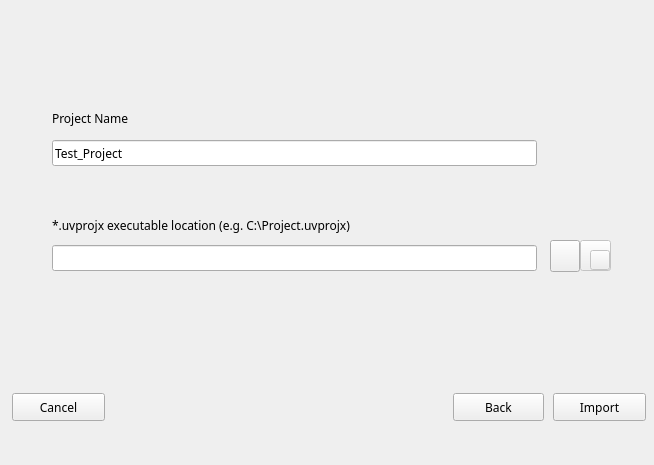
<?xml version="1.0" encoding="UTF-8"?>
<ui version="4.0">
 <class>add</class>
 <widget class="QWidget" name="add">
  <property name="windowModality">
   <enum>Qt::ApplicationModal</enum>
  </property>
  <property name="geometry">
   <rect>
    <x>0</x>
    <y>0</y>
    <width>654</width>
    <height>465</height>
   </rect>
  </property>
  <property name="minimumSize">
   <size>
    <width>654</width>
    <height>465</height>
   </size>
  </property>
  <property name="maximumSize">
   <size>
    <width>654</width>
    <height>465</height>
   </size>
  </property>
  <property name="font">
   <font>
    <family>微软雅黑</family>
   </font>
  </property>
  <property name="mouseTracking">
   <bool>true</bool>
  </property>
  <property name="windowTitle">
   <string>Import Project</string>
  </property>
  <property name="windowIcon">
   <iconset resource="../req/req.qrc">
    <normaloff>:/req/Create a new project/Yun.png</normaloff>:/req/Create a new project/Yun.png</iconset>
  </property>
  <widget class="QPushButton" name="pushButton_2">
   <property name="geometry">
    <rect>
     <x>550</x>
     <y>240</y>
     <width>30</width>
     <height>32</height>
    </rect>
   </property>
   <property name="cursor">
    <cursorShape>PointingHandCursor</cursorShape>
   </property>
   <property name="styleSheet">
    <string notr="true">border-image: url(:/新前缀/update/画板 – 3_slices/文件 (1).png);</string>
   </property>
   <property name="text">
    <string/>
   </property>
  </widget>
  <widget class="QLineEdit" name="projectPath">
   <property name="geometry">
    <rect>
     <x>52</x>
     <y>245</y>
     <width>485</width>
     <height>26</height>
    </rect>
   </property>
   <property name="text">
    <string/>
   </property>
  </widget>
  <widget class="QLabel" name="label_2">
   <property name="geometry">
    <rect>
     <x>52</x>
     <y>217</y>
     <width>451</width>
     <height>16</height>
    </rect>
   </property>
   <property name="text">
    <string>*.uvprojx executable location (e.g. C:\Project.uvprojx)</string>
   </property>
  </widget>
  <widget class="QPushButton" name="projectTrue">
   <property name="enabled">
    <bool>false</bool>
   </property>
   <property name="geometry">
    <rect>
     <x>580</x>
     <y>240</y>
     <width>31</width>
     <height>31</height>
    </rect>
   </property>
   <property name="styleSheet">
    <string notr="true">border-image: url(:/req/YunWizard-v5.7.0/true.png);</string>
   </property>
   <property name="text">
    <string/>
   </property>
  </widget>
  <widget class="QLineEdit" name="projectName">
   <property name="geometry">
    <rect>
     <x>52</x>
     <y>140</y>
     <width>485</width>
     <height>26</height>
    </rect>
   </property>
   <property name="text">
    <string>Test_Project</string>
   </property>
  </widget>
  <widget class="QLabel" name="label_3">
   <property name="geometry">
    <rect>
     <x>52</x>
     <y>110</y>
     <width>451</width>
     <height>16</height>
    </rect>
   </property>
   <property name="text">
    <string>Project Name</string>
   </property>
  </widget>
  <widget class="QPushButton" name="pushButton_4">
   <property name="geometry">
    <rect>
     <x>12</x>
     <y>393</y>
     <width>93</width>
     <height>28</height>
    </rect>
   </property>
   <property name="text">
    <string>Cancel</string>
   </property>
   <property name="icon">
    <iconset resource="../req/req.qrc">
     <normaloff>:/新前缀/update/画板 – 4_slices/叉叉.png</normaloff>:/新前缀/update/画板 – 4_slices/叉叉.png</iconset>
   </property>
  </widget>
  <widget class="QPushButton" name="pushButton_3">
   <property name="geometry">
    <rect>
     <x>553</x>
     <y>393</y>
     <width>93</width>
     <height>28</height>
    </rect>
   </property>
   <property name="text">
    <string>Import</string>
   </property>
   <property name="icon">
    <iconset resource="../req/req.qrc">
     <normaloff>:/新前缀/update/画板 – 4_slices/对号-加粗.png</normaloff>:/新前缀/update/画板 – 4_slices/对号-加粗.png</iconset>
   </property>
  </widget>
  <widget class="QPushButton" name="pushButton_7">
   <property name="enabled">
    <bool>true</bool>
   </property>
   <property name="geometry">
    <rect>
     <x>453</x>
     <y>393</y>
     <width>91</width>
     <height>28</height>
    </rect>
   </property>
   <property name="font">
    <font>
     <family>微软雅黑</family>
    </font>
   </property>
   <property name="text">
    <string>Back</string>
   </property>
   <property name="icon">
    <iconset resource="../req/req.qrc">
     <normaloff>:/req/update/画板 – 4_slices/下一步_slices/下一步.png</normaloff>:/req/update/画板 – 4_slices/下一步_slices/下一步.png</iconset>
   </property>
  </widget>
  <widget class="QPushButton" name="projectFalse">
   <property name="enabled">
    <bool>false</bool>
   </property>
   <property name="geometry">
    <rect>
     <x>590</x>
     <y>250</y>
     <width>20</width>
     <height>20</height>
    </rect>
   </property>
   <property name="styleSheet">
    <string notr="true">border-image: url(:/新前缀/update/画板 – 3_slices/叉叉.png);</string>
   </property>
   <property name="text">
    <string/>
   </property>
  </widget>
 </widget>
 <resources>
  <include location="../req/req.qrc"/>
 </resources>
 <connections>
  <connection>
   <sender>pushButton_4</sender>
   <signal>clicked()</signal>
   <receiver>add</receiver>
   <slot>close()</slot>
   <hints>
    <hint type="sourcelabel">
     <x>378</x>
     <y>279</y>
    </hint>
    <hint type="destinationlabel">
     <x>491</x>
     <y>283</y>
    </hint>
   </hints>
  </connection>
  <connection>
   <sender>pushButton_3</sender>
   <signal>clicked()</signal>
   <receiver>add</receiver>
   <slot>add()</slot>
   <hints>
    <hint type="sourcelabel">
     <x>234</x>
     <y>283</y>
    </hint>
    <hint type="destinationlabel">
     <x>151</x>
     <y>267</y>
    </hint>
   </hints>
  </connection>
  <connection>
   <sender>pushButton_2</sender>
   <signal>clicked()</signal>
   <receiver>add</receiver>
   <slot>openfile()</slot>
   <hints>
    <hint type="sourcelabel">
     <x>537</x>
     <y>174</y>
    </hint>
    <hint type="destinationlabel">
     <x>254</x>
     <y>224</y>
    </hint>
   </hints>
  </connection>
  <connection>
   <sender>pushButton_7</sender>
   <signal>clicked()</signal>
   <receiver>add</receiver>
   <slot>back()</slot>
   <hints>
    <hint type="sourcelabel">
     <x>495</x>
     <y>406</y>
    </hint>
    <hint type="destinationlabel">
     <x>325</x>
     <y>384</y>
    </hint>
   </hints>
  </connection>
 </connections>
 <slots>
  <slot>add()</slot>
  <slot>openfile()</slot>
  <slot>back()</slot>
 </slots>
</ui>
